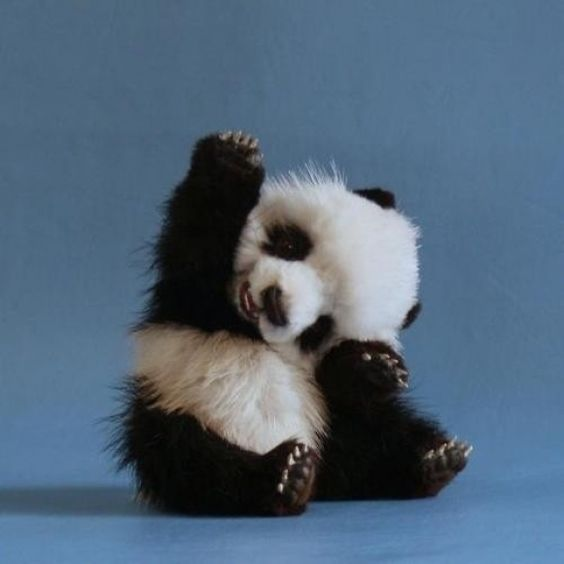
#> input picture PandaUcul.jpg, 564 x 564 px
$ python High_Pass.py
#> lines starting #> are read from the running program, lines starting #| are printed output that depends on the picture
import cv2
import numpy as np
from matplotlib import pyplot as plt

img = cv2.imread('PandaUcul.jpg',0)
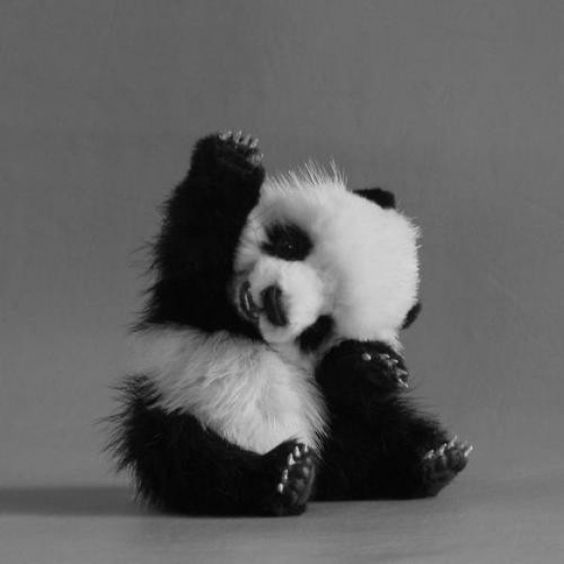
#> img: shape (564, 564); min 0, max 216, mean 97.4
f = np.fft.fft2(img)
fshift = np.fft.fftshift(f)
magnitude_spectrum = 20*np.log(np.abs(fshift))
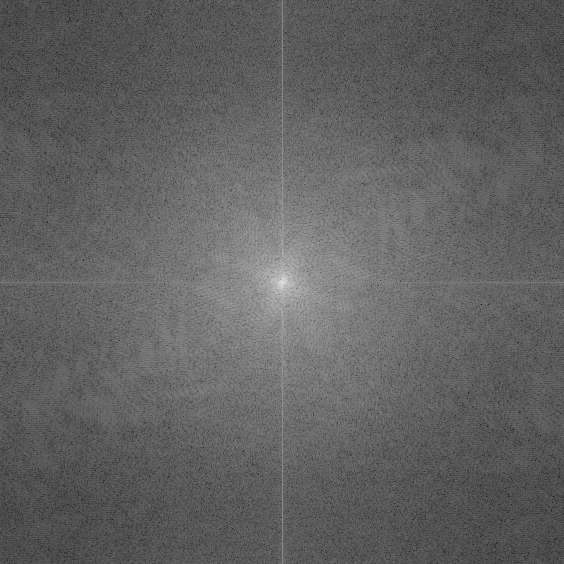
#> magnitude_spectrum: shape (564, 564) float64; min -3.51, max 345, mean 130; drawn with min black and max white

rows, cols = img.shape
#> rows = 564; cols = 564
crow,ccol = int(rows/2) ,int(cols/2)
#> crow = 282; ccol = 282
fshift[crow-30:crow+30, ccol-30:ccol+30] = 0
f_ishift = np.fft.ifftshift(fshift)
img_back = np.fft.ifft2(f_ishift)
img_back = np.abs(img_back)
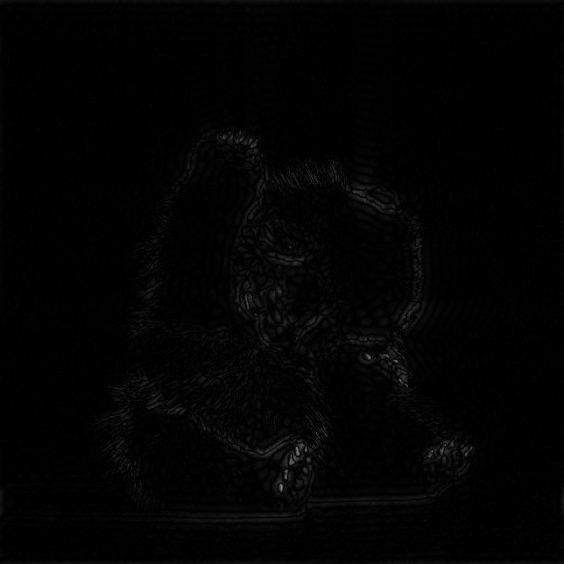
#> img_back: shape (564, 564) float64; min 0.00292, max 136.9, mean 3.2

plt.subplot(131),plt.imshow(img, cmap = 'gray')
plt.title('Input Image'), plt.xticks([]), plt.yticks([])
plt.subplot(132),plt.imshow(img_back, cmap = 'gray')
plt.title('Image after HPF'), plt.xticks([]), plt.yticks([])
plt.subplot(133),plt.imshow(img_back)
plt.title('Result in JET'), plt.xticks([]), plt.yticks([])
plt.show()
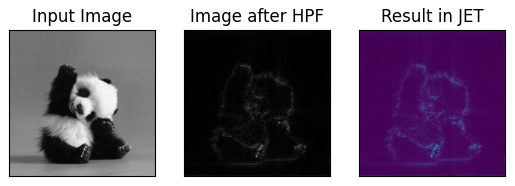
#> figure drawn by matplotlib, 3 panels
